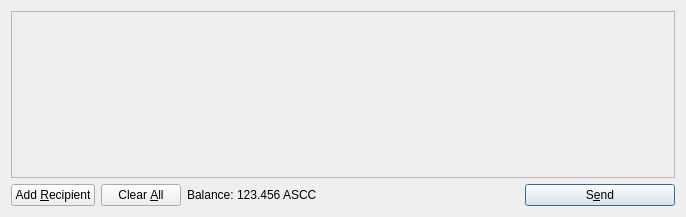
<?xml version="1.0" encoding="UTF-8"?>
<ui version="4.0">
 <class>SendCoinsDialog</class>
 <widget class="QDialog" name="SendCoinsDialog">
  <property name="geometry">
   <rect>
    <x>0</x>
    <y>0</y>
    <width>686</width>
    <height>217</height>
   </rect>
  </property>
  <property name="windowTitle">
   <string>Send Coins</string>
  </property>
  <layout class="QVBoxLayout" name="verticalLayout">
   <item>
    <widget class="QScrollArea" name="scrollArea">
     <property name="widgetResizable">
      <bool>true</bool>
     </property>
     <widget class="QWidget" name="scrollAreaWidgetContents">
      <property name="geometry">
       <rect>
        <x>0</x>
        <y>0</y>
        <width>666</width>
        <height>165</height>
       </rect>
      </property>
      <layout class="QVBoxLayout" name="verticalLayout_2">
       <property name="margin">
        <number>0</number>
       </property>
       <item>
        <layout class="QVBoxLayout" name="entries">
         <property name="spacing">
          <number>6</number>
         </property>
        </layout>
       </item>
       <item>
        <spacer name="verticalSpacer">
         <property name="orientation">
          <enum>Qt::Vertical</enum>
         </property>
         <property name="sizeHint" stdset="0">
          <size>
           <width>20</width>
           <height>40</height>
          </size>
         </property>
        </spacer>
       </item>
      </layout>
     </widget>
    </widget>
   </item>
   <item>
    <layout class="QHBoxLayout" name="horizontalLayout">
     <item>
      <widget class="QPushButton" name="addButton">
       <property name="toolTip">
        <string>Send to multiple recipients at once</string>
       </property>
       <property name="text">
        <string>Add &amp;Recipient</string>
       </property>
       <property name="icon">
        <iconset resource="../bitcoin.qrc">
         <normaloff>:/icons/add</normaloff>:/icons/add</iconset>
       </property>
       <property name="autoDefault">
        <bool>false</bool>
       </property>
      </widget>
     </item>
     <item>
      <widget class="QPushButton" name="clearButton">
       <property name="sizePolicy">
        <sizepolicy hsizetype="Minimum" vsizetype="Fixed">
         <horstretch>0</horstretch>
         <verstretch>0</verstretch>
        </sizepolicy>
       </property>
       <property name="toolTip">
        <string>Remove all transaction fields</string>
       </property>
       <property name="text">
        <string>Clear &amp;All</string>
       </property>
       <property name="icon">
        <iconset resource="../bitcoin.qrc">
         <normaloff>:/icons/remove</normaloff>:/icons/remove</iconset>
       </property>
       <property name="autoRepeatDelay">
        <number>300</number>
       </property>
       <property name="autoDefault">
        <bool>false</bool>
       </property>
      </widget>
     </item>
     <item>
      <layout class="QHBoxLayout" name="horizontalLayout_2">
       <property name="spacing">
        <number>3</number>
       </property>
       <item>
        <widget class="QLabel" name="label">
         <property name="text">
          <string>Balance:</string>
         </property>
        </widget>
       </item>
       <item>
        <widget class="QLabel" name="labelBalance">
         <property name="cursor">
          <cursorShape>IBeamCursor</cursorShape>
         </property>
         <property name="text">
          <string>123.456 ASCC</string>
         </property>
         <property name="textInteractionFlags">
          <set>Qt::LinksAccessibleByMouse|Qt::TextSelectableByKeyboard|Qt::TextSelectableByMouse</set>
         </property>
        </widget>
       </item>
      </layout>
     </item>
     <item>
      <spacer name="horizontalSpacer">
       <property name="orientation">
        <enum>Qt::Horizontal</enum>
       </property>
       <property name="sizeHint" stdset="0">
        <size>
         <width>40</width>
         <height>20</height>
        </size>
       </property>
      </spacer>
     </item>
     <item>
      <widget class="QPushButton" name="sendButton">
       <property name="minimumSize">
        <size>
         <width>150</width>
         <height>0</height>
        </size>
       </property>
       <property name="toolTip">
        <string>Confirm the send action</string>
       </property>
       <property name="text">
        <string>S&amp;end</string>
       </property>
       <property name="icon">
        <iconset resource="../bitcoin.qrc">
         <normaloff>:/icons/send</normaloff>:/icons/send</iconset>
       </property>
       <property name="default">
        <bool>true</bool>
       </property>
      </widget>
     </item>
    </layout>
   </item>
  </layout>
 </widget>
 <resources>
  <include location="../bitcoin.qrc"/>
 </resources>
 <connections/>
</ui>
